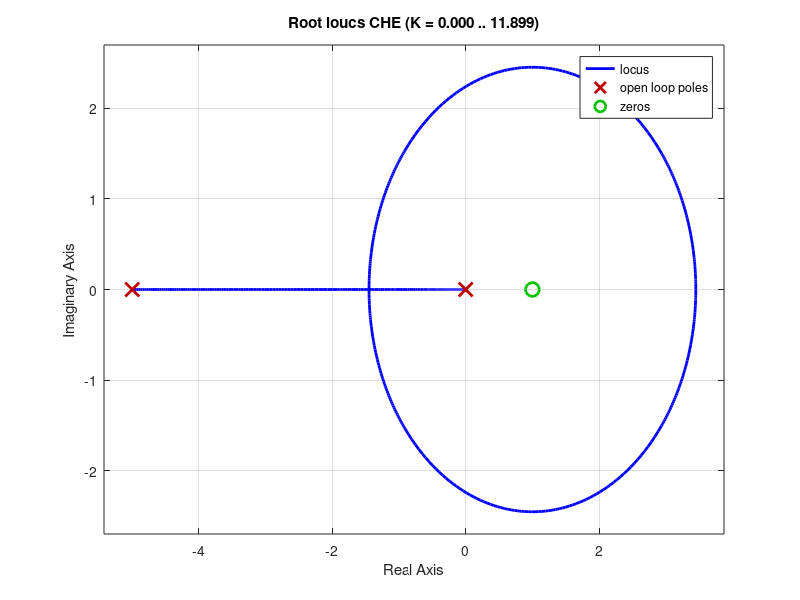

Recreate this plot in MATLAB. (Note: this script raises an error after producing the figure.)
ps = [-1 1]
qs = conv([1 0],[1 5])

CHE = tf(ps,qs) % Caracteristic Eqn

 rlocus(CHE)

[k, p] = rlocfind(ps,qs)

% k = [0 1 3 5 7]
% 
% rlocus(CHE, k)